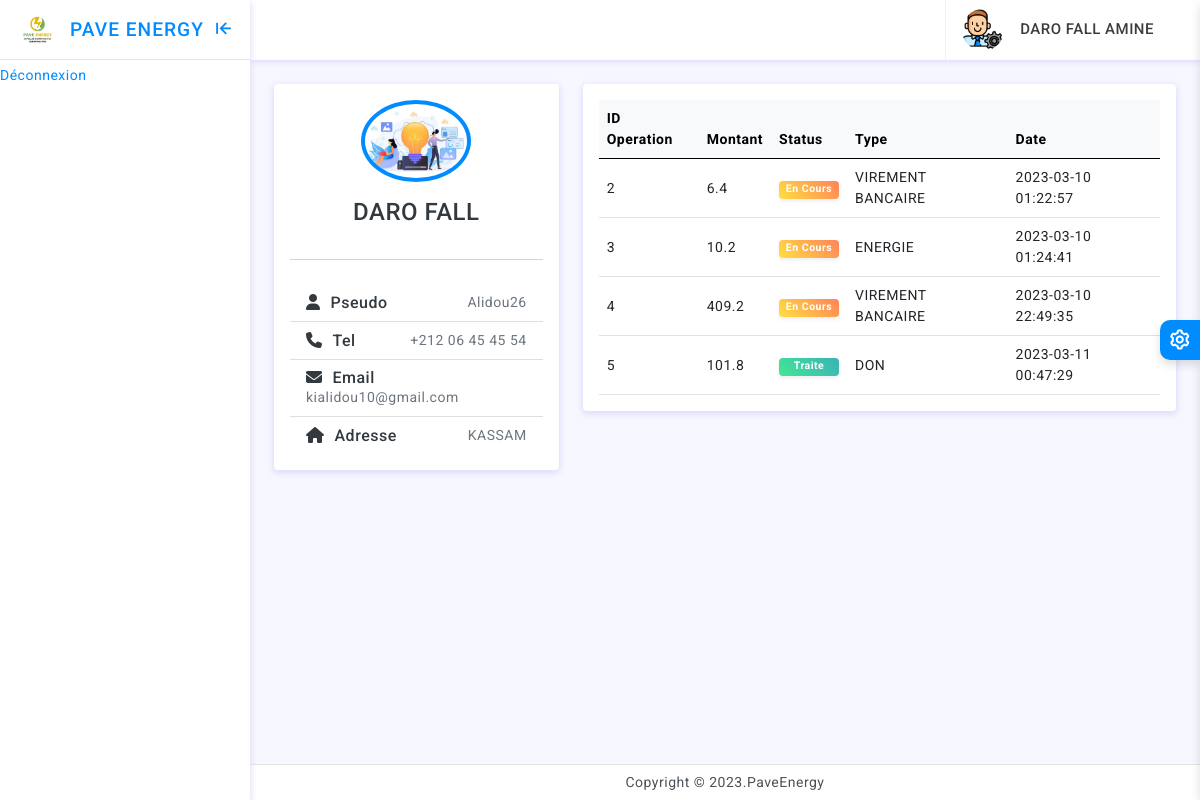
Screenshot of /profil.php?id_utilisateur=49 (signed in) with the database file from the repository.
### tables this page shows
CREATE TABLE `utilisateurs` (
  `id_utilisateur` int(11) NOT NULL,
  `nom` varchar(255) NOT NULL,
  `prenom` varchar(255) NOT NULL,
  `telephone` varchar(255) NOT NULL,
  `email` varchar(255) NOT NULL,
  `adresse` varchar(255) NOT NULL,
  `pseudo` varchar(255) NOT NULL,
  `mot_de_passe` varchar(255) NOT NULL,
  `photo` varchar(255) NOT NULL,
  `status` varchar(255) NOT NULL DEFAULT 'DECONNECTE',
  `derniere_connexion` datetime NOT NULL DEFAULT current_timestamp(),
  `date_inscription` datetime NOT NULL DEFAULT current_timestamp(),
  `pas` int(11) NOT NULL,
  `qte_produite` double NOT NULL,
  `solde_total` double NOT NULL,
  `solde_dispo` double NOT NULL
);

CREATE TABLE `operations` (
  `id_operation` int(11) NOT NULL,
  `status` varchar(255) NOT NULL DEFAULT 'EN COURS',
  `type` varchar(255) NOT NULL,
  `qte_produite` float NOT NULL,
  `montant` float NOT NULL,
  `id_utilisateur` int(11) NOT NULL,
  `date_operation` datetime NOT NULL DEFAULT current_timestamp(),
  `numero_bancaire` varchar(19) NOT NULL
);

### profil.php (the view, shortened to what this page needs)
<?php
include('BaseDeDonnees.php');
if(isset($_GET['id_utilisateur'])){
    $id=$_GET['id_utilisateur'];
    $req=$bd->query('SELECT * FROM `operations` where `id_utilisateur`='.$id);
    $resultats=$req->fetchAll();
    $req1=$bd->query("SELECT * FROM `utilisateurs` where `id_utilisateur`= ".$id);
    $utilisateur=$req1->fetch();
}
else{
    header('location: Admin.php');
}
?>
<!doctype html>
<html lang="en">
<head>
    <link rel="stylesheet" href="https://cdnjs.cloudflare.com/ajax/libs/font-awesome/6.3.0/css/all.min.css" />
	<link href="assets/plugins/vectormap/jquery-jvectormap-2.0.2.css" rel="stylesheet"/>
	<link href="assets/plugins/simplebar/css/simplebar.css" rel="stylesheet" />
	<link href="assets/plugins/perfect-scrollbar/css/perfect-scrollbar.css" rel="stylesheet" />
	<link href="assets/plugins/metismenu/css/metisMenu.min.css" rel="stylesheet" />
	<link href="assets/css/pace.min.css" rel="stylesheet" />
	<link href="assets/css/bootstrap.min.css" rel="stylesheet">
	<link href="assets/css/bootstrap-extended.css" rel="stylesheet">
	<link rel="stylesheet" href="https://cdnjs.cloudflare.com/ajax/libs/font-awesome/6.3.0/css/all.min.css" />
	<link href="assets/css/app.css" rel="stylesheet">
	<link href="assets/css/icons.css" rel="stylesheet">
	<link rel="stylesheet" href="assets/css/dark-theme.css" />
	<link rel="stylesheet" href="assets/css/semi-dark.css" />
	<link rel="stylesheet" href="assets/css/header-colors.css" />
</head>
<body>
	<div class="wrapper">
		<div class="sidebar-wrapper" data-simplebar="true">
			<div class="sidebar-header">
				<div>
					<img src="logo.png" class="logo-icon" alt="logo icon">
				</div>
				<div>
                <h6 class="logo-text" style="font-size:1.2rem;">PAVE ENERGY</h6>
				</div>
				<div class="toggle-icon ms-auto"><i class='bx bx-arrow-to-left'></i>
				</div>
			</div>
			<ul  id="menu">
			<li>
					<a href="Admin.php">
						<div class="parent-icon"><i class='bx bx-home-circle'></i>
						</div>
						<div class="menu-title">Dashboard</div>
					</a>
				</li>
				<li>
					<a href="deconnexionAction.php">
						<div class="parent-icon"><i class='bx bx-log-out'></i>
						</div>
						<div class="menu-title">Déconnexion</div>
					</a>
				</li>
			</ul>
		</div>
		<header>
			<div class="topbar d-flex align-items-center">
				<nav class="navbar navbar-expand">
					<div class="user-box dropdown">
						<a class="d-flex align-items-center nav-link dropdown-toggle dropdown-toggle-nocaret" href="#" role="button" data-bs-toggle="dropdown" aria-expanded="false">
							<img src="admin.png" class="user-img" alt="user avatar">
							<div class="user-info ps-3">
								<p class="user-name mb-0"><?=$_SESSION['nom']?> <?=$_SESSION['prenom']?></p>
							</div>
						</a>
					</div>
				</nav>
			</div>
		</header>
                <div class="page-wrapper">
			<div class="page-content">
            <div class="row">
            <div class="col-lg-4">
								<div class="card">
									<div class="card-body">
										<div class="d-flex flex-column align-items-center text-center">
											<img src="<?=$utilisateur['photo'] ?>"  class="rounded-circle p-1 bg-primary" width="110">
											<div class="mt-3">
												<h4><?=$utilisateur['nom'] ?></h4>
											</div>
										</div>
										<hr class="my-4" />
										<ul class="list-group list-group-flush">
											<li class="list-group-item d-flex justify-content-between align-items-center flex-wrap">
												<h6 class="mb-0"><i class="fa-solid fa-user" style="margin-right:10px;"></i>Pseudo</h6>
												<span class="text-secondary"><?=$utilisateur['pseudo'] ?></span>
											</li>
                                            <li class="list-group-item d-flex justify-content-between align-items-center flex-wrap">
												<h6 class="mb-0"><i class="fa-solid fa-phone" style="margin-right:10px;"></i>Tel</h6>
												<span class="text-secondary"><?=$utilisateur['telephone'] ?></span>
											</li>
                                            <li class="list-group-item d-flex justify-content-between align-items-center flex-wrap">
												<h6 class="mb-0"><i class="fa-solid fa-envelope" style="margin-right:10px;"></i>Email</h6>
												<span class="text-secondary"><?=$utilisateur['email'] ?></span>
											</li>
                                            <li class="list-group-item d-flex justify-content-between align-items-center flex-wrap">
												<h6 class="mb-0"><i class="fa-solid fa-home" style="margin-right:10px;"></i>Adresse</h6>
												<span class="text-secondary"><?=$utilisateur['adresse'] ?></span>
											</li>
										</ul>
									</div>
								</div>
							</div>
                            <div class="col-lg-8">
								<div class="card">
									<div class="card-body">
                                    <table class="table align-middle mb-0" >
					   <thead class="table-light">
						<tr>
						  <th>ID Operation</th>
						  <th>Montant</th>
						  <th>Status</th>
						  <th>Type</th>
						  <th>Date</th>
						</tr>
						</thead>
						<tbody>
						<?php foreach($resultats as $resultat){ ?>
						<tr>
						 <td><?= $resultat['id_operation'] ?></td>
						 <td><?= $resultat['montant'] ?></td>
						 <?php if($resultat['status']=='TRAITE'){ ?>
						 <td><span class="badge bg-gradient-quepal text-white shadow-sm w-100">Traite</span></td>
						 <?php } else{ ?>
							<td><span class="badge bg-gradient-blooker text-white shadow-sm w-100">En Cours</span></td>
						  <?php } ?>
						 <td><?= $resultat['type'] ?></td>
						 <td><?= $resultat['date_operation'] ?></td>
						</tr>
						<?php } ?>
					   </tbody>
					 </table>
									</div>
								</div>
							</div>
                            </div>
			</div>
		</div>
		<footer class="page-footer">
			<p class="mb-0">Copyright © 2023.PaveEnergy</p>
		</footer>
	</div>
	<div class="switcher-wrapper">
		<div class="switcher-btn"> <i class='bx bx-cog bx-spin'></i>
		</div>
</body>
</html>

### assets/css/app.css (style rules this page uses)
body { font-size: 14px; color: #4c5258; letter-spacing: .5px; background: #f7f7ff; overflow-x: hidden; font-family: Roboto, sans-serif }
a { text-decoration: none }
.wrapper { width: 100%; position: relative }
.sidebar-wrapper { width: 250px; height: 100%; position: fixed; top: 0; bottom: 0; left: 0; background: #fff; border-right: 0 solid #e4e4e4; z-index: 11; box-shadow: 0 2px 6px 0 rgb(218 218 253 / 65%), 0 2px 6px 0 rgb(206 206 238 / 54%)!important; transition: all .2s ease-out }
.sidebar-header { width: 250px; height: 60px; display: flex; align-items: center; position: fixed; top: 0; bottom: 0; padding: 0 15px; z-index: 5; background: #fff; background-clip: padding-box; border-bottom: 1px solid #e4e4e4 }
.logo-icon { width: 45px }
.logo-text { font-size: 22px; margin-left: 10px; margin-bottom: 0; letter-spacing: 1px; color: #008cff }
.toggle-icon { font-size: 22px; cursor: pointer; color: #008cff }
.topbar { position: fixed; top: 0; left: 250px; right: 0; height: 60px; background: #fff; border-bottom: 1px solid rgb(228 228 228 / 0%); z-index: 10; -webkit-box-shadow: 0 2px 6px 0 rgb(218 218 253 / 65%), 0 0px 6px 0 rgb(206 206 238 / 54%); box-shadow: 0 2px 6px 0 rgb(218 218 253 / 65%), 0 0px 6px 0 rgb(206 206 238 / 54%); }
.topbar .navbar { width: 100%; height: 60px; padding-left: 30px; padding-right: 30px }
.page-wrapper { height: 100%; margin-top: 60px; margin-bottom: 30px; margin-left: 250px }
.page-content { padding: 1.5rem 1.5rem 0.7rem 1.5rem }
.page-footer { background: #fff; left: 250px; right: 0; bottom: 0; position: fixed; text-align: center; padding: 7px; font-size: 14px; border-top: 1px solid #e4e4e4; z-index: 3 }
.sidebar-wrapper ul { padding: 0; margin: 0; list-style: none; background: 0 0 }
.bg-gradient-quepal { background: #42e695; background: -webkit-linear-gradient( 45deg , #42e695, #3bb2b8)!important; background: linear-gradient( 45deg , #42e695, #3bb2b8)!important; }
.bg-gradient-blooker { background: #ffdf40; background: -webkit-linear-gradient( 45deg , #ffdf40, #ff8359)!important; background: linear-gradient( 45deg , #ffdf40, #ff8359)!important; }
.dropdown-toggle-nocaret:after { display: none }
.user-img { width: 42px; height: 42px; border-radius: 50%; border: 0 solid #e5e5e5; padding: 0 }
.user-info .user-name { font-size: 15px; font-weight: 500; color: #413c3c }
.user-box { display: flex; align-items: center; height: 60px; border-left: 1px solid #f0f0f0; margin-left: 1rem }
.switcher-wrapper { width: 280px; height: 100%; position: fixed; right: -280px; top: 0; bottom: 0; z-index: 16; background: #fff; border-left: 0 solid #d2d2d2; box-shadow: 0 .3rem .6rem rgba(0, 0, 0, .13); transition: all .2s ease-out }
.switcher-btn { width: 40px; height: 40px; line-height: 40px; font-size: 24px; background: #008cff; box-shadow: 0 .3rem .6rem rgba(0, 0, 0, .13); color: #fff; text-align: center; border-top-left-radius: 10px; border-bottom-left-radius: 10px; position: absolute; top: 40%; right: 100%; cursor: pointer }

### rows the page displays
utilisateurs: photo (picture), nom "DARO FALL", pseudo "Alidou26", telephone "+212 06 45 45 54", email "kialidou10@gmail.com", adresse "KASSAM"
operations: id_operation "2", montant "6.4", status "En Cours", type "VIREMENT BANCAIRE", date_operation "2023-03-10 01:22:57"
operations: id_operation "3", montant "10.2", status "En Cours", type "ENERGIE", date_operation "2023-03-10 01:24:41"
operations: id_operation "4", montant "409.2", status "En Cours", type "VIREMENT BANCAIRE", date_operation "2023-03-10 22:49:35"
operations: id_operation "5", montant "101.8", status "Traite", type "DON", date_operation "2023-03-11 00:47:29"

### other values shown
$_SESSION['nom'] "DARO FALL"
$_SESSION['prenom'] "AMINE"
